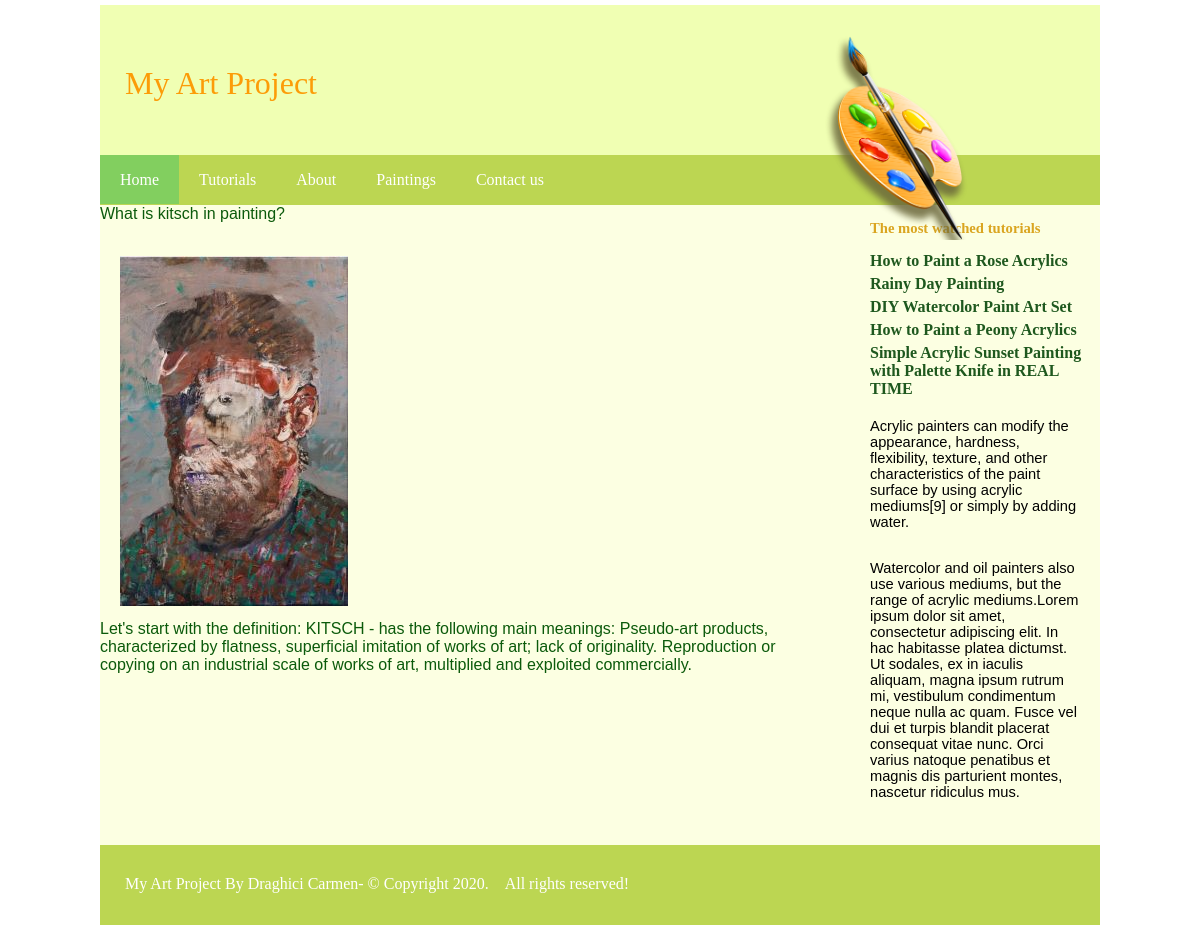
Page /view.php?id=4 on the committed database.
### tables this page shows
CREATE TABLE `articles` (
  `id_article` int(11) NOT NULL,
  `title` varchar(255) NOT NULL,
  `content` text NOT NULL,
  `img_post` varchar(255) NOT NULL,
  `views` int(11) NOT NULL DEFAULT 0
);

### view.php (the view, shortened to what this page needs)
<?php
    include 'connect.php';
?>
<!DOCTYPE html>
<html lang="en">
<head>
    <link rel="stylesheet" type="text/css" href="css/style.css"/>
</head>
<body>
    <div class="icon"><img src="images/header copy.png" width="200px" height="auto"></div>
    <div class="header"><p>My Art Project</p>
    </div>
    <div class="menu">
        <ul>
            <li class="active"><a href="index.php">Home</a></li>
            <li><a href="tutoriale.php">Tutorials</a></li>
            <li><a href="about.php">About</a></li>
            <li><a href="tablouri.php">Paintings</a></li>
            <li><a href="propune.php">Contact us</a></li>
        </ul>
    </div>
    <div class="all">
    <div class="sidebar">
            <p><a href="#" class="cele">The most watched tutorials</a>
                <ul class="lista">
                <li><b><a href="https://www.youtube.com/watch?time_continue=6&v=mmwzmVwIu8U&feature=emb_title;">How to Paint a Rose Acrylics</a></b></li>
                    <li><b><a href="https://www.youtube.com/watch?v=zwzBQzj02eo&t=2s;">Rainy Day Painting</a></b></li>
                    <li><b><a href="https://www.youtube.com/watch?v=gcdku9RzkTU">DIY Watercolor Paint Art Set</a></b></li>
                    <li><b><a href="https://www.youtube.com/watch?v=FOz8q6THZyU">How to Paint a Peony Acrylics</a></b></li>
                    <li><b><a href="https://www.youtube.com/watch?v=xwUsfh50NR0">Simple Acrylic Sunset Painting with Palette Knife in REAL TIME</a></b></li>
                </ul>
                <p>Acrylic painters can modify the appearance, hardness, flexibility, texture, and other characteristics of the paint surface by using acrylic mediums[9] or simply by adding water.</p><p> Watercolor and oil painters also use various mediums, but the range of acrylic mediums.Lorem ipsum dolor sit amet, consectetur adipiscing elit. In hac habitasse platea dictumst. Ut sodales, ex in iaculis aliquam, magna ipsum rutrum mi, vestibulum condimentum neque nulla ac quam. Fusce vel dui et turpis blandit placerat consequat vitae nunc. Orci varius natoque penatibus et magnis dis parturient montes, nascetur ridiculus mus. </p>
        </p>
    </div>
    <div class="content">
        <?php
        $id=(int)$_GET['id'];
        $sql = "SELECT *FROM articles WHERE id_article='{$id}'";
        $result = mysqli_query($con, $sql);
        while ($row = $result->fetch_assoc()) {
        echo $row['title']. '<br> <br>';
        echo '<p><img src="'.$row['img_post'].'"></p>';
        echo $row['content'];
    }
        ?>
    </div>
    <div class="footer">
    <p>My Art Project By Draghici Carmen- &copy; Copyright 2020.&nbsp;&nbsp;&nbsp;&nbsp;All rights reserved!</p>
        </div>
</body>
</html>

### css/style.css (style rules this page uses)
* { padding:0; margin: 0; }
body { margin:0; padding:0; }
.header { width:1000px; margin:5px auto 0 auto; height: 150px; background: #f0ffb3; padding: 0; }
.header p { font-family: Myriad Pro; font-weight: blod; color: #fc9c08; font-size: 24pt; padding-top: 45pt; padding-left: 25px; }
.menu { width: 1000px; height: 50px; background: #bcd652; margin: 0 auto; }
.menu ul { list-style: none; }
.menu ul li { float: left; padding: 15.5px 20px; display: block; }
.menu ul li a { text-decoration: none; color: #fff; font-family: Myriad Pro; font-size: 12pt; display: block; }
.icon { position: absolute; z-index: 999999999999; width: 150px; height: auto; margin-left: 800px; margin-top: 30px; padding: 0; }
.content { text-decoration: none; color: rgb(11, 90, 11); width: 720px; font-family: Arial, Helvetica, sans-serif; font-size: 12pt; background: #fcffe2; }
.content p { padding: 15px 35px 10px 20px; }
.sidebar { float: right; width: 250px; }
.sidebar p { padding: 15px 20px; font-family: Arial, Helvetica, sans-serif; font-size: 11pt; }
.all { width: 1000px; margin: 0 auto; background: #fcffe2; }
.cele { text-decoration: none; color: goldenrod; text-align: center; font-weight: bold; font-family: Myriad Pro; }
.lista { padding-left: 20px; text-decoration: none; list-style: none; }
.lista li { padding-bottom: 5px; }
.lista a { color: rgb(30, 88, 30); text-decoration: none; }
.footer { width: 1000px; height: 80px; background: #bcd652; margin: 0 auto; margin-bottom: 10px; clear: both; }
.footer p { color:#fff; font-family: Myriad Pro; font-size: 12pt; padding-left: 25px; padding-top: 30px; }
.active { background: #82cf5f; }

### rows in the picture
articles: title "What is kitsch in painting?", img_post (picture), content "Let's start with the definition: KITSCH - has the following main meanings: Pseudo-art products, characterized by flatness, superficial imitation of works of art; lack of originality. Reproduction or copying on an industrial scale of works of art, multiplied and exploited commercially."
